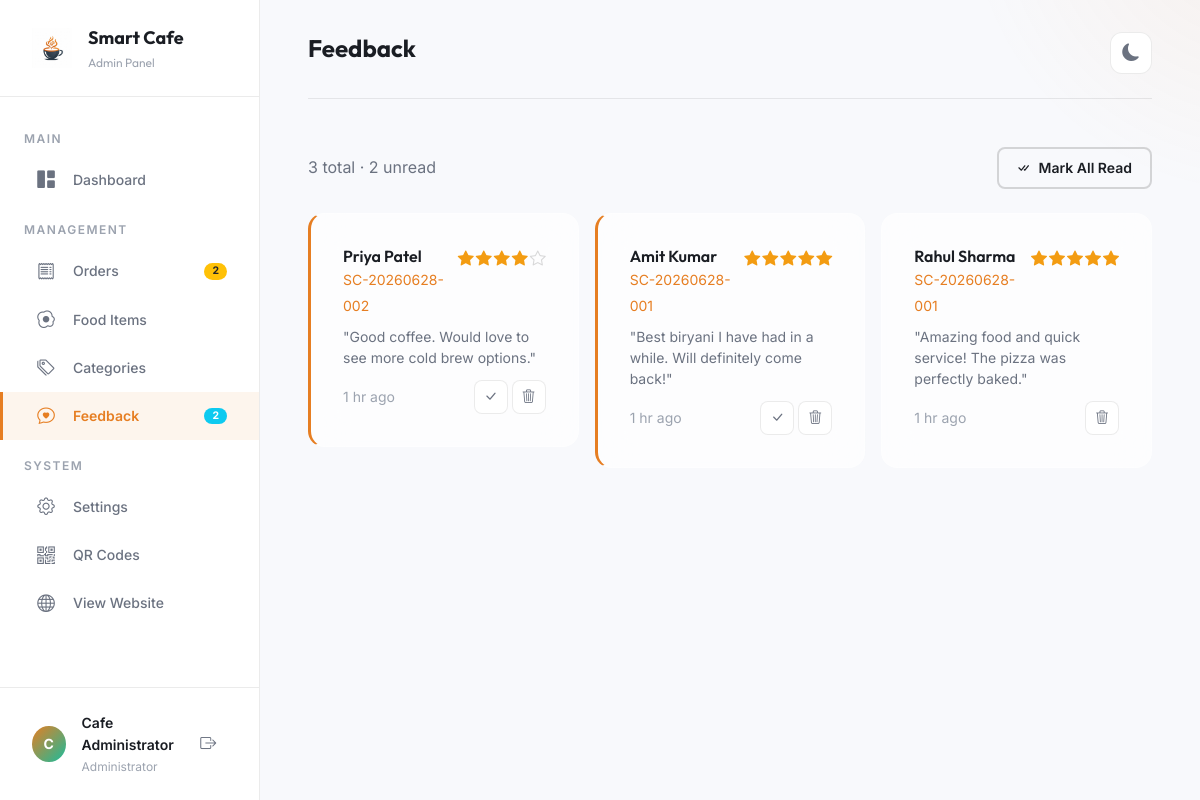
The page /admin/feedback.php (signed in) on the database its author committed.
### tables this page shows
CREATE TABLE IF NOT EXISTS feedback (
    id INT AUTO_INCREMENT PRIMARY KEY,
    order_id INT DEFAULT NULL,
    customer_name VARCHAR(100) DEFAULT 'Anonymous',
    rating INT NOT NULL CHECK (rating >= 1 AND rating <= 5),
    comment TEXT DEFAULT NULL,
    is_read TINYINT(1) DEFAULT 0,
    created_at TIMESTAMP DEFAULT CURRENT_TIMESTAMP,
    FOREIGN KEY (order_id) REFERENCES orders(id) ON DELETE SET NULL,
    INDEX idx_rating (rating),
    INDEX idx_read (is_read)
);

CREATE TABLE IF NOT EXISTS orders (
    id INT AUTO_INCREMENT PRIMARY KEY,
    order_number VARCHAR(20) NOT NULL UNIQUE,
    table_number INT NOT NULL,
    customer_name VARCHAR(100) DEFAULT 'Guest',
    customer_phone VARCHAR(20) DEFAULT NULL,
    subtotal DECIMAL(10,2) NOT NULL DEFAULT 0.00,
    tax DECIMAL(10,2) NOT NULL DEFAULT 0.00,
    total DECIMAL(10,2) NOT NULL DEFAULT 0.00,
    status ENUM('pending','confirmed','preparing','ready','delivered','cancelled') DEFAULT 'pending',
    payment_method VARCHAR(50) DEFAULT 'cash',
    special_instructions TEXT DEFAULT NULL,
    created_at TIMESTAMP DEFAULT CURRENT_TIMESTAMP,
    updated_at TIMESTAMP DEFAULT CURRENT_TIMESTAMP ON UPDATE CURRENT_TIMESTAMP,
    INDEX idx_status (status),
    INDEX idx_order_number (order_number),
    INDEX idx_table (table_number),
    INDEX idx_created (created_at)
);

### includes/functions.php (called while the page is built, shortened)
<?php
function sanitize($value) {
    return htmlspecialchars(trim($value), ENT_QUOTES, 'UTF-8');
}
function timeAgo($dateString) {
    $timestamp = strtotime($dateString);
    $diff = time() - $timestamp;
    if ($diff < 86400) return floor($diff / 3600) . ' hr ago';
    return date('d M Y', $timestamp);
}

### admin/feedback.php (the view, shortened to what this page needs)
<?php
require_once __DIR__ . '/../config/database.php';
require_once __DIR__ . '/../includes/functions.php';
$feedbackList = $pdo->query("
    SELECT f.*, o.order_number
    FROM feedback f
    LEFT JOIN orders o ON f.order_id = o.id
    ORDER BY f.is_read ASC, f.created_at DESC
")->fetchAll();
$unreadCount = 0;
foreach ($feedbackList as $fb) {
    if (!$fb['is_read']) $unreadCount++;
}
require_once __DIR__ . '/includes/header.php';
?>
<div class="d-flex justify-content-between align-items-center mb-4 flex-wrap gap-2">
    <p style="color:var(--text-secondary);margin:0">
        <?php echo count($feedbackList); ?> total &middot; <?php echo $unreadCount; ?> unread
    </p>
    <?php if ($unreadCount > 0): ?>
    <form method="POST" style="display:inline">
        <button type="submit" class="btn-outline-smart btn-sm-smart">
            <i class="bi bi-check-all"></i> Mark All Read
        </button>
    </form>
    <?php endif; ?>
</div>
<div class="row g-3">
    <?php if (empty($feedbackList)): ?>
    <div class="col-12">
        <div class="empty-state">
            <div class="empty-state-icon"><i class="bi bi-chat-heart"></i></div>
            <h4>No feedback yet</h4>
            <p>Customer feedback will appear here.</p>
        </div>
    </div>
    <?php else: ?>
    <?php foreach ($feedbackList as $fb): ?>
    <div class="col-md-6 col-lg-4">
        <div class="glass-card" style="<?php echo !$fb['is_read'] ? 'border-left:3px solid var(--color-primary)' : ''; ?>">
            <div class="d-flex justify-content-between align-items-start mb-2">
                <div>
                    <h6 style="font-weight:600;margin:0"><?php echo sanitize($fb['customer_name']); ?></h6>
                    <?php if ($fb['order_number']): ?>
                    <small style="color:var(--color-primary)"><?php echo sanitize($fb['order_number']); ?></small>
                    <?php endif; ?>
                </div>
                <div class="rating-stars">
                    <?php for ($i = 1; $i <= 5; $i++): ?>
                    <i class="bi <?php echo $i <= $fb['rating'] ? 'bi-star-fill' : 'bi-star'; ?>"></i>
                    <?php endfor; ?>
                </div>
            </div>
            <?php if ($fb['comment']): ?>
            <p style="color:var(--text-secondary);font-size:var(--font-size-sm);margin-bottom:0.75rem;line-height:1.5">
                "<?php echo sanitize($fb['comment']); ?>"
            </p>
            <?php endif; ?>
            <div class="d-flex justify-content-between align-items-center">
                <small style="color:var(--text-tertiary)"><?php echo timeAgo($fb['created_at']); ?></small>
                <div class="d-flex gap-1">
                    <?php if (!$fb['is_read']): ?>
                    <form method="POST" style="display:inline">
                        <button type="submit" class="action-btn" title="Mark as Read"><i class="bi bi-check-lg"></i></button>
                    </form>
                    <?php endif; ?>
                    <form method="POST" style="display:inline" onsubmit="return confirm('Delete this feedback?')">
                        <button type="submit" class="action-btn delete" title="Delete"><i class="bi bi-trash3"></i></button>
                    </form>
                </div>
            </div>
        </div>
    </div>
    <?php endforeach; ?>
    <?php endif; ?>
</div>
<?php require_once __DIR__ . '/includes/footer.php'; ?>

### assets/css/variables.css (style rules this page uses)
:root { --color-primary: #e67e22; --color-primary-light: #f0a04b; --color-primary-dark: #c0601a; --color-primary-rgb: 230, 126, 34; --color-secondary: #2c3e50; --color-accent: #1abc9c; --color-accent-light: #48d1a5; --color-success: #27ae60; --color-warning: #f39c12; --color-danger: #e74c3c; --color-info: #3498db; --bg-primary: #f8f9fc; --bg-secondary: #ffffff; --bg-tertiary: #f0f2f5; --bg-card: #ffffff; --bg-glass: rgba(255, 255, 255, 0.75); --bg-glass-strong: rgba(255, 255, 255, 0.9); --bg-overlay: rgba(0, 0, 0, 0.5); --text-primary: #1a1d23; --text-secondary: #6b7280; --text-tertiary: #9ca3af; --text-inverse: #ffffff; --border-color: rgba(0, 0, 0, 0.08); --border-color-strong: rgba(0, 0, 0, 0.15); --shadow-sm: 0 1px 3px rgba(0, 0, 0, 0.06); --shadow-md: 0 4px 12px rgba(0, 0, 0, 0.08); --shadow-lg: 0 8px 30px rgba(0, 0, 0, 0.1); --shadow-xl: 0 20px 60px rgba(0, 0, 0, 0.12); --shadow-glow: 0 0 30px rgba(230, 126, 34, 0.15); --glass-bg: rgba(255, 255, 255, 0.65); --glass-border: rgba(255, 255, 255, 0.3); --glass-blur: 20px; --font-heading: 'Outfit', sans-serif; --font-body: 'Inter', sans-serif; --font-size-xs: 0.75rem; --font-size-sm: 0.875rem; --font-size-base: 1rem; --font-size-lg: 1.125rem; --font-size-xl: 1.25rem; --font-size-2xl: 1.5rem; --font-size-3xl: 2rem; --font-size-4xl: 2.5rem; --font-size-hero: 3.5rem; --space-xs: 0.25rem; --space-sm: 0.5rem; --space-md: 1rem; --space-lg: 1.5rem; --space-xl: 2rem; --space-2xl: 3rem; --space-3xl: 4rem; --radius-sm: 8px; --radius-md: 12px; --radius-lg: 16px; --radius-xl: 24px; --radius-full: 9999px; --transition-fast: 0.15s ease; --transition-base: 0.3s ease; --transition-slow: 0.5s ease; --transition-spring: 0.4s cubic-bezier(0.34, 1.56, 0.64, 1); --z-dropdown: 100; --z-sticky: 200; --z-modal-backdrop: 500; --z-modal: 600; --z-toast: 700; --z-tooltip: 800; --navbar-height: 72px; }

### assets/css/style.css (style rules this page uses)
*, *::before, *::after { margin: 0; padding: 0; box-sizing: border-box; }
html { scroll-behavior: smooth; -webkit-text-size-adjust: 100%; }
body { font-family: var(--font-body); background-color: var(--bg-primary); color: var(--text-primary); line-height: 1.6; overflow-x: hidden; transition: background-color var(--transition-base), color var(--transition-base); min-height: 100vh; }
body::before { content: ''; position: fixed; top: -50%; right: -30%; width: 600px; height: 600px; border-radius: 50%; background: radial-gradient(circle, rgba(var(--color-primary-rgb), 0.08) 0%, transparent 70%); z-index: -1; pointer-events: none; }
body::after { content: ''; position: fixed; bottom: -40%; left: -20%; width: 500px; height: 500px; border-radius: 50%; background: radial-gradient(circle, rgba(26, 188, 156, 0.06) 0%, transparent 70%); z-index: -1; pointer-events: none; }
h1, h2, h3, h4, h5, h6 { font-family: var(--font-heading); font-weight: 700; line-height: 1.3; color: var(--text-primary); }
.btn-outline-smart { display: inline-flex; align-items: center; gap: var(--space-sm); padding: 12px 28px; background: transparent; color: var(--text-primary); border: 2px solid var(--border-color-strong); border-radius: var(--radius-md); font-family: var(--font-body); font-weight: 600; font-size: var(--font-size-base); cursor: pointer; transition: all var(--transition-fast); text-decoration: none; }
.btn-sm-smart { padding: 8px 18px; font-size: var(--font-size-sm); border-radius: var(--radius-sm); }
.glass-card { background: var(--glass-bg); backdrop-filter: blur(var(--glass-blur)); -webkit-backdrop-filter: blur(var(--glass-blur)); border: 1px solid var(--glass-border); border-radius: var(--radius-lg); padding: var(--space-xl); transition: all var(--transition-base); }

### assets/css/admin.css (style rules this page uses)
.action-btn { width: 34px; height: 34px; border: 1px solid var(--border-color); border-radius: var(--radius-sm); background: var(--bg-card); color: var(--text-secondary); display: inline-flex; align-items: center; justify-content: center; cursor: pointer; transition: all var(--transition-fast); font-size: 0.85rem; }
.rating-stars { display: flex; gap: 2px; }
.rating-stars .bi-star-fill { color: #f39c12; }
.rating-stars .bi-star { color: var(--border-color-strong); }

### rows shown on the page
feedback: customer_name "Priya Patel", order.order_number "SC-20260628-002", rating 4 (drawn), comment "Good coffee. Would love to see more cold brew options.", created_at "1 hr ago"
feedback: customer_name "Amit Kumar", order.order_number "SC-20260628-001", rating 5 (drawn), comment "Best biryani I have had in a while. Will definitely come back!", created_at "1 hr ago"
feedback: customer_name "Rahul Sharma", order.order_number "SC-20260628-001", rating 5 (drawn), comment "Amazing food and quick service! The pizza was perfectly baked.", created_at "1 hr ago"

### other values the page prints
APP_NAME "Smart Cafe"
$pendingCount "2"
$unreadFeedback "2"
substr(getAdminName(), 0, 1) "C"
getAdminName() "Cafe Administrator"
$adminPageTitle "Feedback"
count($feedbackList) "3"
$unreadCount "2"
